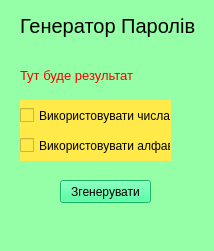
<?xml version="1.0" encoding="UTF-8"?>
<ui version="4.0">
 <class>MainWindow</class>
 <widget class="QMainWindow" name="MainWindow">
  <property name="geometry">
   <rect>
    <x>0</x>
    <y>0</y>
    <width>214</width>
    <height>251</height>
   </rect>
  </property>
  <property name="windowTitle">
   <string>MainWindow</string>
  </property>
  <property name="styleSheet">
   <string notr="true">background-color:rgb(148, 255, 166)</string>
  </property>
  <widget class="QWidget" name="centralwidget">
   <widget class="QLabel" name="title">
    <property name="geometry">
     <rect>
      <x>20</x>
      <y>10</y>
      <width>221</width>
      <height>31</height>
     </rect>
    </property>
    <property name="font">
     <font>
      <pointsize>15</pointsize>
     </font>
    </property>
    <property name="styleSheet">
     <string notr="true"/>
    </property>
    <property name="text">
     <string>Генератор Паролів</string>
    </property>
   </widget>
   <widget class="QLabel" name="result">
    <property name="geometry">
     <rect>
      <x>20</x>
      <y>60</y>
      <width>151</width>
      <height>31</height>
     </rect>
    </property>
    <property name="font">
     <font>
      <pointsize>10</pointsize>
     </font>
    </property>
    <property name="styleSheet">
     <string notr="true">color:rgb(255, 0, 0)</string>
    </property>
    <property name="text">
     <string>Тут буде результат</string>
    </property>
   </widget>
   <widget class="QCheckBox" name="cb_numbers">
    <property name="geometry">
     <rect>
      <x>20</x>
      <y>100</y>
      <width>151</width>
      <height>31</height>
     </rect>
    </property>
    <property name="styleSheet">
     <string notr="true">background-color:rgb(255, 234, 73)</string>
    </property>
    <property name="text">
     <string>Використовувати числа</string>
    </property>
   </widget>
   <widget class="QCheckBox" name="cb_alphabet">
    <property name="geometry">
     <rect>
      <x>20</x>
      <y>130</y>
      <width>151</width>
      <height>31</height>
     </rect>
    </property>
    <property name="styleSheet">
     <string notr="true">background-color:rgb(255, 234, 73)</string>
    </property>
    <property name="text">
     <string>Використовувати алфавіт</string>
    </property>
   </widget>
   <widget class="QPushButton" name="btn_generate">
    <property name="geometry">
     <rect>
      <x>60</x>
      <y>180</y>
      <width>91</width>
      <height>23</height>
     </rect>
    </property>
    <property name="cursor">
     <cursorShape>ArrowCursor</cursorShape>
    </property>
    <property name="styleSheet">
     <string notr="true">color:rgb(0, 0, 0);
background-color:rgb(33, 255, 137);
</string>
    </property>
    <property name="text">
     <string>Згенерувати</string>
    </property>
   </widget>
  </widget>
  <widget class="QMenuBar" name="menubar">
   <property name="geometry">
    <rect>
     <x>0</x>
     <y>0</y>
     <width>214</width>
     <height>21</height>
    </rect>
   </property>
  </widget>
  <widget class="QStatusBar" name="statusbar"/>
 </widget>
 <resources/>
 <connections/>
</ui>
